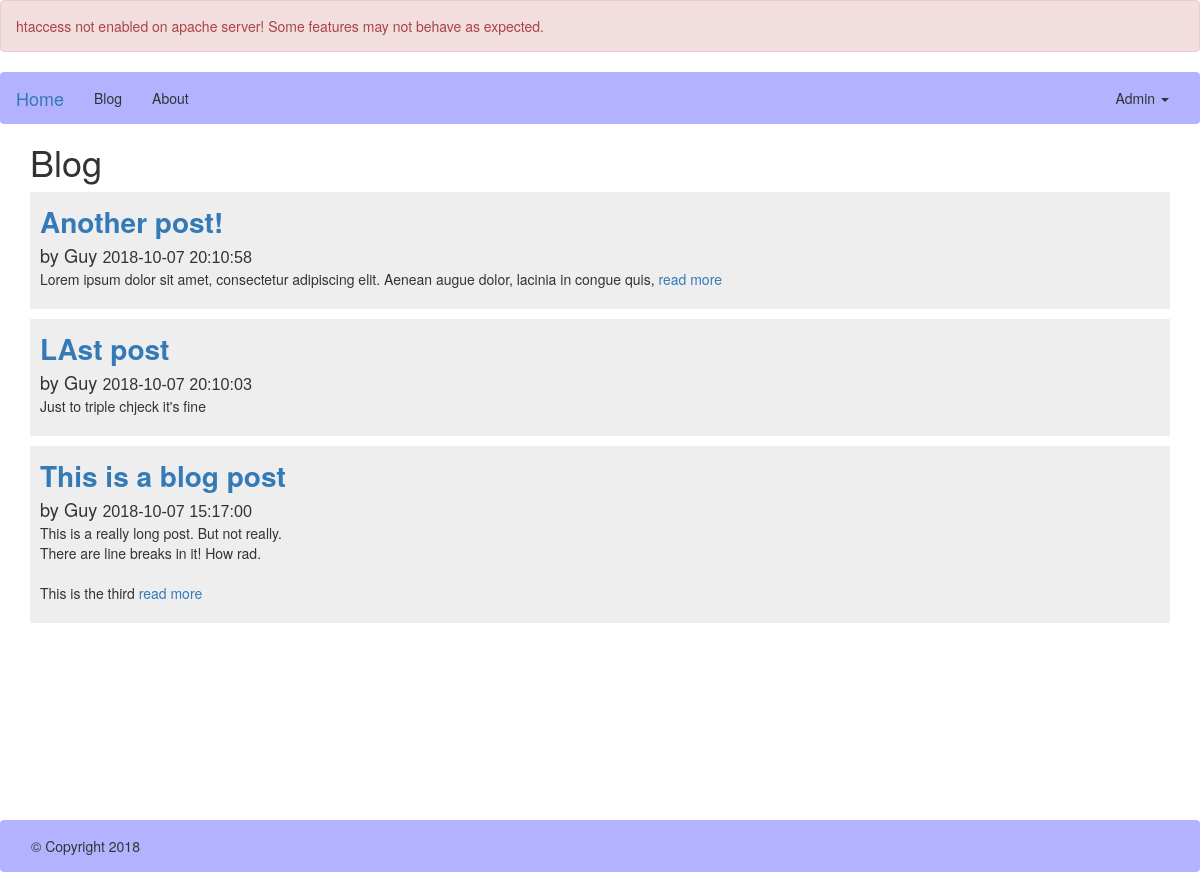
/blog/index.php, run on the app's committed database.
### tables this page shows
CREATE TABLE `Article` (
  `title` varchar(255) NOT NULL,
  `email` varchar(255) DEFAULT NULL,
  `body` text NOT NULL,
  `submitted` datetime NOT NULL,
  PRIMARY KEY (`title`),
  KEY `email` (`email`),
  CONSTRAINT `Article_ibfk_1` FOREIGN KEY (`email`) REFERENCES `User` (`email`) ON DELETE NO ACTION
);

CREATE TABLE `User` (
  `email` varchar(255) NOT NULL,
  `name` varchar(255) NOT NULL,
  `password` varchar(255) NOT NULL,
  `cookie` varchar(255) DEFAULT NULL,
  `cookie_expire` varchar(255) DEFAULT NULL,
  PRIMARY KEY (`email`)
);

### blog/index.php (the view, shortened to what this page needs)
<?php
  if (isset($_GET['title'])){
    if (empty($_GET['title'])){
      http_response_code(404);
      include('../components/404.php');
      die();
    } else {
      $db = mysqli_connect("localhost", "myuser",	"mypass", "blogdb");
      if (!$db){
        echo "<div class='alert alert-danger'>Error accessing blog entries from database!</div>";
      } else {
        $title = urldecode($_GET['title']);
        $result = $db->query("SELECT name, title, body, submitted FROM Article NATURAL JOIN User WHERE title = '$title'");
        if ($result === false || $result->num_rows === 0) {
          http_response_code(404);
          include('../components/404.php');
          die();
        } else {
          $post = $result->fetch_array();
          $display = "one";
        }
        mysqli_close($db);
      }
    }
  } else {
    $db = mysqli_connect("localhost", "myuser",	"mypass", "blogdb");
    if (!$db){
      echo "<div class='alert alert-danger'>Error accessing blog entries from database!</div>";
    } else {
      $result = $db->query("SELECT name, title, body, submitted FROM Article NATURAL JOIN User");
      if ($result !== false) {
        $posts = $result->fetch_all();
        $display = "all";
      }
    }
  }
?>
<?php include "../components/nav.php" ?>
<h1>Blog</h1>
<?php
  if ($display === "all" && !empty($posts)){
    $shortenedPost = 100;
    foreach ($posts as $post) {
      $name = $post[0];
      $title = $post[1];
      $encoded_title = urlencode($title);
      $body = $post[2];
      $date = $post[3];
      echo "<div class='blog-entry'><span class='blog-title'><a href='?title=$encoded_title'>$title</a></span>\n";
      echo "<br><span class='blog-name'>by $name </span>";
      echo "<span class='blog-date'>$date</span>\n";
      echo "<p class='blog-body'>";
      if (strlen($body) > $shortenedPost) {
        echo nl2br(substr($body, 0, $shortenedPost));
        echo "<a href='?title=$encoded_title'> read more</a>";
      } else {
        echo nl2br($body);
      }
      echo "</p>\n";
      echo "</div>";
    }
  } else if ($display === "one" && !empty($post)){
    $name = $post[0];
    $title = $post[1];
    $body = $post[2];
    $date = $post[3];
    echo "<div class='blog-entry'><span class='blog-title'>$title</span>\n";
    echo "<p class='blog-undertitle'><span class='blog-name'>by $name - </span>";
    echo "<span class='blog-date'>$date</span></p>\n";
    echo "<p class='blog-body'>" . nl2br($body) . "</p>\n";
    echo "</div>";
  }
?>

### components/nav.php (shortened to what this page needs)
<?php
  $logged_in = false;
?>
<!DOCTYPE html>
<html>
  <?php include "head.php" ?>
  <body>
    <?php if (!isset($_SERVER['HTACCESS'])): ?>
      <div class="alert alert-danger">
        htaccess not enabled on apache server! Some features may not behave as expected.
      </div>
    <?php endif; ?>
    <div class="wrapper">
      <nav class="navbar navbar-custom">
        <div class="container-fluid">
          <div class="navbar-header">
            <a class="navbar-brand" href="/">Home</a>
          </div>
          <div class="collapse navbar-collapse" id="main-navbar">
            <ul class="nav navbar-nav">
              <li><a href="/blog">Blog</a></li>
              <li><a href="/about.php">About</a></li>
            </ul>
            <ul class="nav navbar-nav navbar-right">
              <li class="dropdown">
                <a class="dropdown-toggle" data-toggle="dropdown" role="button" aria-haspopup="true" aria-expanded="false">
                  <?php if ($logged_in) {
                    echo $username;
                  } else {
                    echo "Admin";
                  }?>
                <span class="caret"></span></a>
              </li>
            </ul>
          </div>
        </div>
      </nav>
      <div class="body-div container">

### components/head.php (shortened to what this page needs)
<head>
  <link rel="stylesheet" type='text/css' href="/style.css" />
  <link rel="stylesheet" type='text/css' href="/bootstrap/bootstrap.min.css">
</head>

### style.css (style rules this page uses)
nav.navbar-footer-custom { position: absolute !important; bottom: 0; margin-bottom: 0px; }
nav.navbar-custom { background-color: #b2b2ff; position: fixed; width: 100%; }
nav.navbar-custom .navbar-nav a, nav.navbar-custom .navbar-nav a.navbar-brand { color: rgb(50,50,50); }
.blog-entry { background-color: #eeeeee; padding: 10px; margin-bottom: 10px; }
.blog-title { font-size: 200%; font-weight: bold; }
.blog-name { font-size: 130%; }
.blog-date { font-size: 115%; font-family: sans-serif; }
html,body { margin: 0; padding: 0; height: 100%; }
.wrapper { min-height: 100%; position: relative; }
.body-div { padding-top: 50px; padding-bottom: 70px; }

### data on the page
article: title "Another post!", email.name "Guy", submitted "2018-10-07 20:10:58", body "Lorem ipsum dolor sit amet, consectetur adipiscing elit. Aenean augue dolor, lacinia in congue quis,"
article: title "LAst post", email.name "Guy", submitted "2018-10-07 20:10:03", body "Just to triple chjeck it's fine"
article: title "This is a blog post", email.name "Guy", submitted "2018-10-07 15:17:00", body "This is a really long post. But not really. There are line breaks in it! How rad. This is the third"
